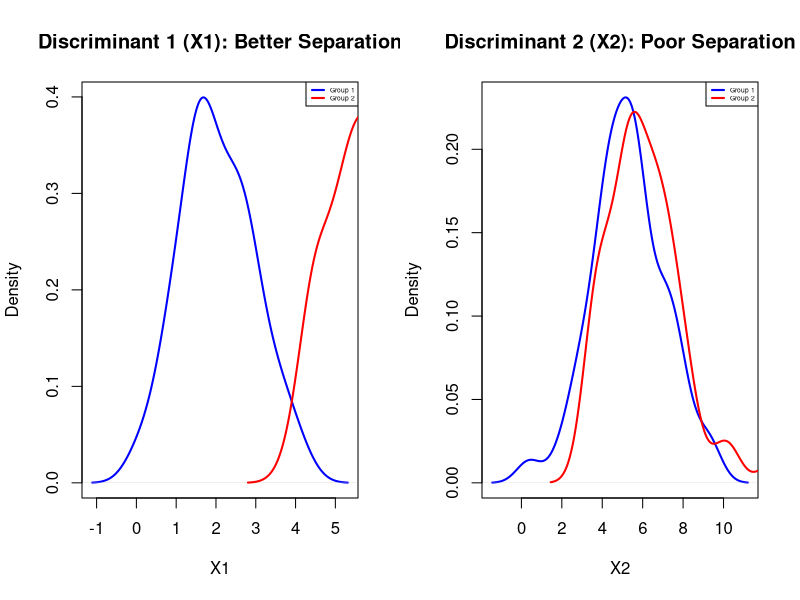

Recreate this plot in R.
set.seed(123)

# Simulated data
group1 <- data.frame(
  X1 = rnorm(50, mean=2, sd=1),   # Good separation
  X2 = rnorm(50, mean=5, sd=2),   # More overlap
  Group = "Group 1"
)

group2 <- data.frame(
  X1 = rnorm(50, mean=6, sd=1),   # Separated along X1
  X2 = rnorm(50, mean=6, sd=2),   # Overlap along X2
  Group = "Group 2"
)

data <- rbind(group1, group2)

# Plot
par(mfrow=c(1,2))
# --- Plot density of X1 (Discriminant 1) ---
plot(density(data$X1[data$Group=="Group 1"]), col="blue", lwd=2,
     main="Discriminant 1 (X1): Better Separation", xlab="X1")
lines(density(data$X1[data$Group=="Group 2"]), col="red", lwd=2)
legend("topright", legend=c("Group 1","Group 2"), col=c("blue","red"), lwd=2, cex=0.4)

# --- Plot density of X2 (Discriminant 2) ---
plot(density(data$X2[data$Group=="Group 1"]), col="blue", lwd=2,
     main="Discriminant 2 (X2): Poor Separation", xlab="X2")
lines(density(data$X2[data$Group=="Group 2"]), col="red", lwd=2)
legend("topright", legend=c("Group 1","Group 2"), col=c("blue","red"), lwd=2, cex=0.4)